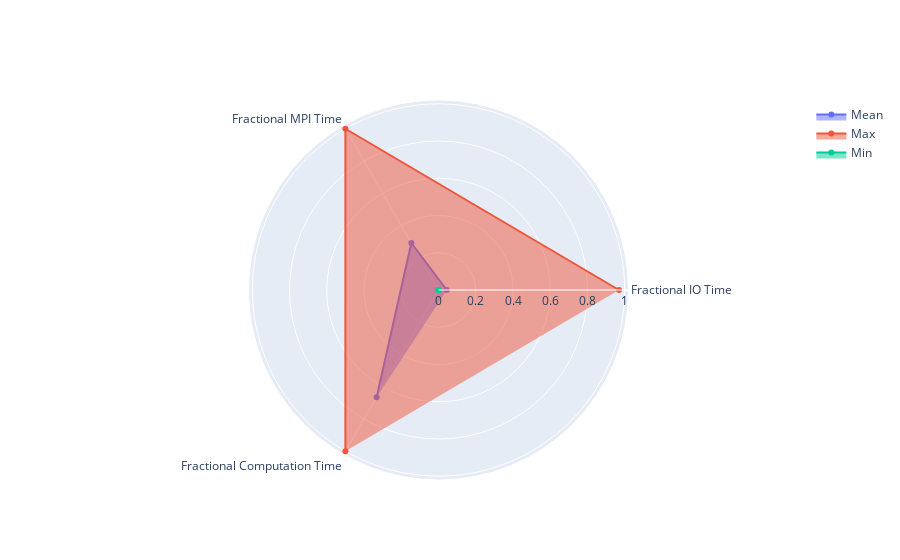

Notebook cell for this chart:
### Code cell
theta = ["Fractional IO Time", "Fractional MPI Time", "Fractional Computation Time"]

fig = go.Figure()

fig.add_trace(
    go.Scatterpolar(
        r=[np.mean(df.frac_io), np.mean(df.frac_mpi), np.mean(df.frac_comp)],
        theta=theta,
        fill="toself",
        name="Mean",
    )
)

fig.add_trace(
    go.Scatterpolar(
        r=[max(df.frac_io), max(df.frac_mpi), max(df.frac_comp)],
        theta=theta,
        fill="toself",
        name="Max",
    )
)

fig.add_trace(
    go.Scatterpolar(
        r=[min(df.frac_io), min(df.frac_mpi), min(df.frac_comp)],
        theta=theta,
        fill="toself",
        name="Min",
    )
)

fig.update_layout(polar=dict(radialaxis=dict(visible=True),), showlegend=True)

fig.show()

### Figure 1 — Plotly figure (JSON) as saved in the notebook; plotly's stock layout.template omitted (floating-point values rounded to 4 significant figures)
{"data": [{"fill": "toself", "name": "Mean", "r": [0.04431, 0.2915, 0.6641], "theta": ["Fractional IO Time", "Fractional MPI Time", "Fractional Computation Time"], "type": "scatterpolar", "visible": true}, {"fill": "toself", "name": "Max", "r": [0.9693, 0.9997, 1.0], "theta": ["Fractional IO Time", "Fractional MPI Time", "Fractional Computation Time"], "type": "scatterpolar", "visible": true}, {"fill": "toself", "name": "Min", "r": [0, 9.519e-09, 4.748e-06], "theta": ["Fractional IO Time", "Fractional MPI Time", "Fractional Computation Time"], "type": "scatterpolar", "visible": true}], "layout": {"autosize": true, "polar": {"angularaxis": {"type": "category"}, "radialaxis": {"autorange": true, "range": [0, 1.029], "type": "linear", "visible": true}}, "showlegend": true}}
